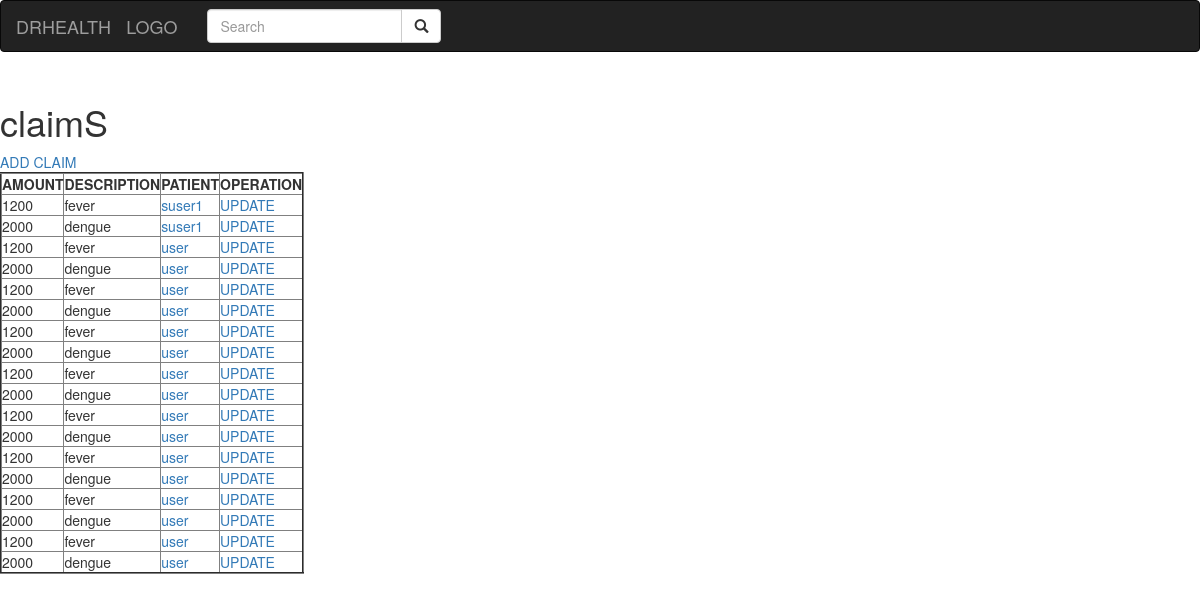
The page /claims/ on the database as committed earlier.
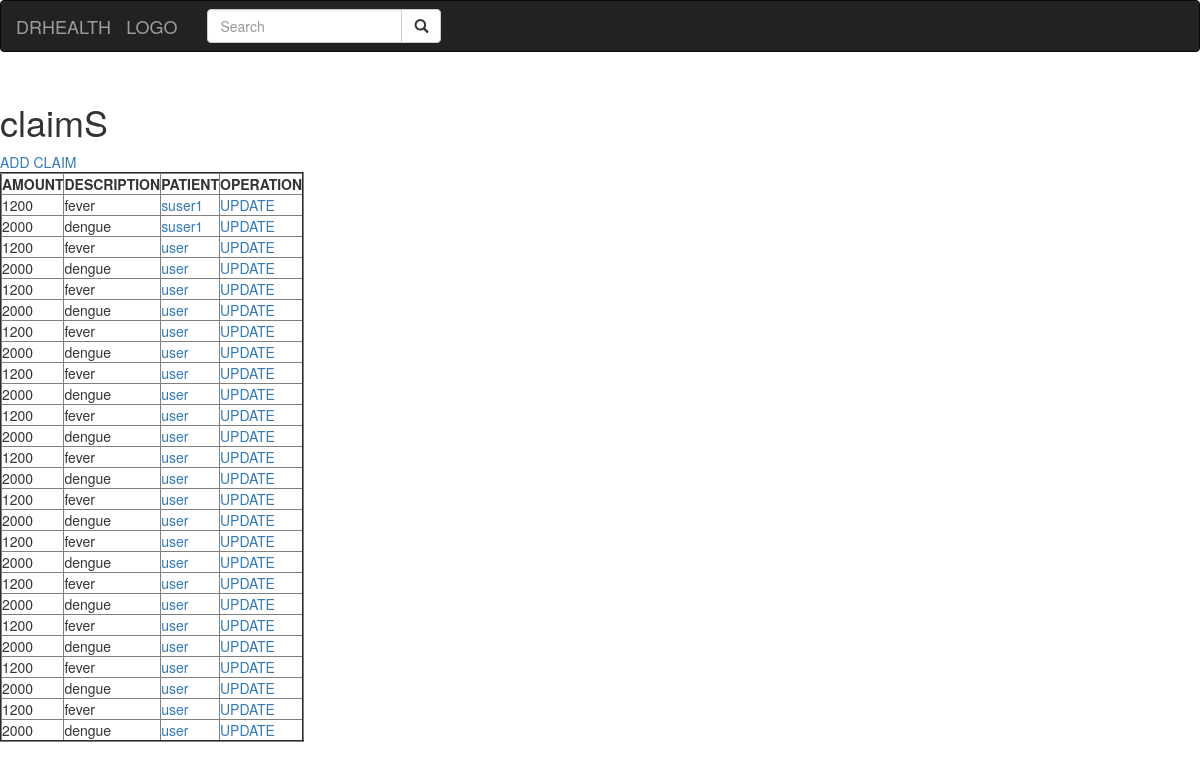
The same page on the database as committed later.
### sign/models.py (models this page shows)
class Claim(models.Model):
	amount = models.IntegerField(default=0)
	description = models.TextField(default="")
	user = models.ForeignKey(UserProfile,blank=True, null=True, on_delete=models.PROTECT)

class UserProfile(AbstractUser):
	role = models.ForeignKey(Role, on_delete=models.PROTECT, blank=True,
		null=True)

### sign/views.py (the view)
# urls.py: path("claims/",claims_view),
def claims_view(request):
	data = Claim.objects.all()
	return render(request, "sign/claim.html",{"data":data})

### sign/templates/sign/claim.html (shortened to what this page needs)
{% extends "sign/home.html"%}
{% block content %}
<div class="row">
	<h1>claimS</h1>
	<a href="/claim_create">ADD CLAIM</a>
	<table id="claim" border=2>
		<thead>
			<tr>
				<th>AMOUNT</th>
				<th>DESCRIPTION</th>
				<th>PATIENT</th>
				<th>OPERATION</th>
			</tr>
		</thead>
		<tbody>
			{% for claim  in data%}
			<tr>
				<td>{{ claim.amount }}</td>
				<td>{{ claim.description }}</td>
				<td><a href="/patient_details/{{claim.user.id}}">{{ claim.user.username}}</a></td>
				<td><a href="/claim_update/{{claim.id}}/">UPDATE</a>
				</td>
			</tr>
			{% endfor %}
		</tbody>
	</table>
</div>
{% endblock %}

### sign/templates/sign/home.html (shortened to what this page needs)
<!DOCTYPE html>
<html lang="en">
<head>
  <link rel="stylesheet" href="https://maxcdn.bootstrapcdn.com/bootstrap/3.4.0/css/bootstrap.min.css">
</head>
<body>
<nav class="navbar navbar-inverse">
  <div class="container-fluid">
    <div class="navbar-header">
      <a class="navbar-brand" href="">DRHEALTH</a>
      <a class="navbar-brand" href="">LOGO</a>
    </div>
    <form class="navbar-form navbar-left" action="/action_page.php">
      <div class="input-group">
        <input type="text" class="form-control" placeholder="Search" name="search">
        <div class="input-group-btn">
          <button class="btn btn-default" type="submit">
            <i class="glyphicon glyphicon-search"></i>
          </button>
        </div>
      </div>
    </form>
  </div>
</nav>
<div class="container login-container">
  <div class="row">
  </div>
  <div class="row">
    {% block content%}{% endblock %}
  </div>
</div>
</body>
</html>

Rows that differ between the two databases and show on the page:
added Claim: amount "1200", description "fever", user.username "user"
added Claim: amount "2000", description "dengue", user.username "user"
added Claim: amount "1200", description "fever", user.username "user"
added Claim: amount "2000", description "dengue", user.username "user"
added Claim: amount "1200", description "fever", user.username "user"
added Claim: amount "2000", description "dengue", user.username "user"
added Claim: amount "1200", description "fever", user.username "user"
added Claim: amount "2000", description "dengue", user.username "user"
